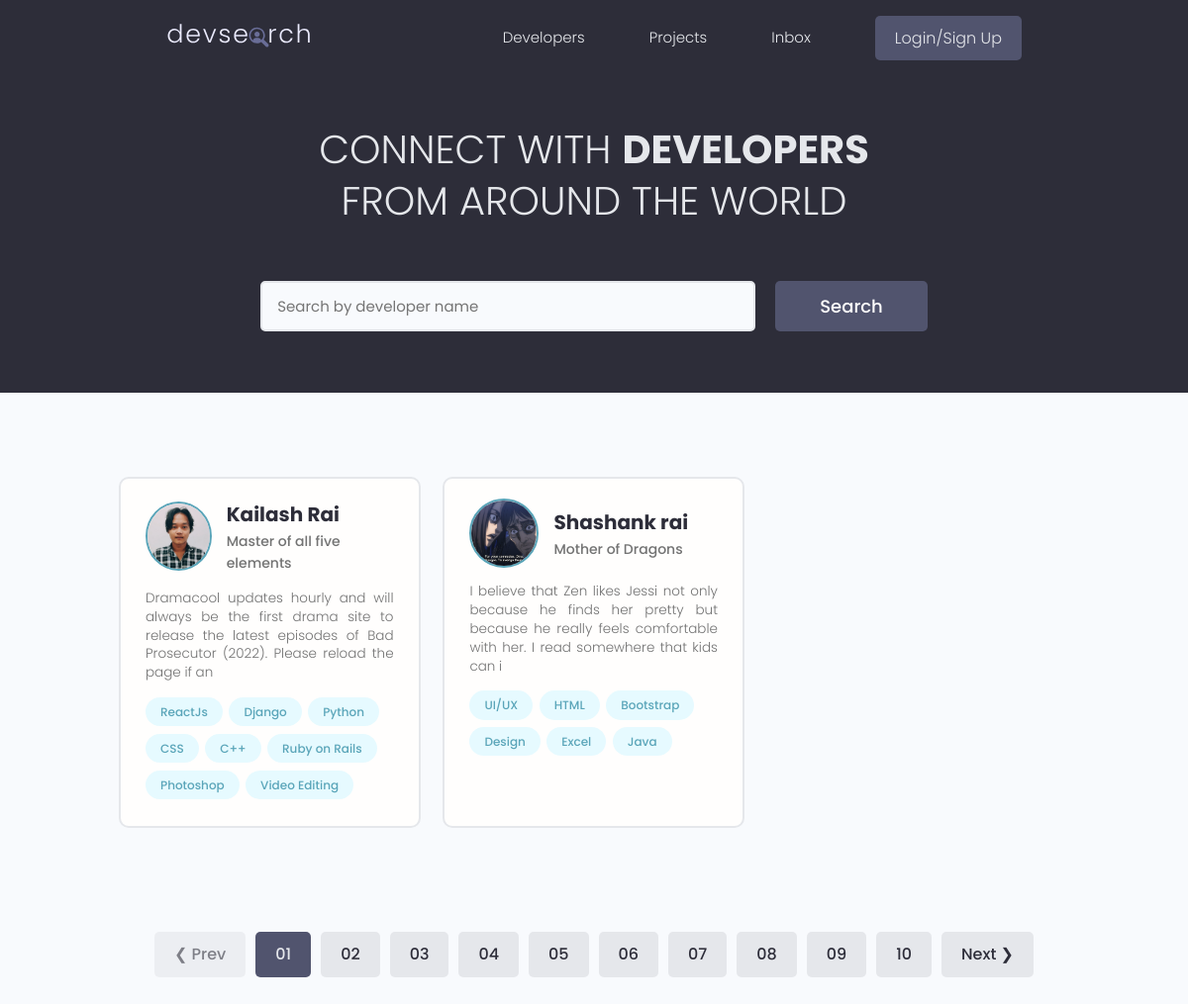
The app's page /, older data.
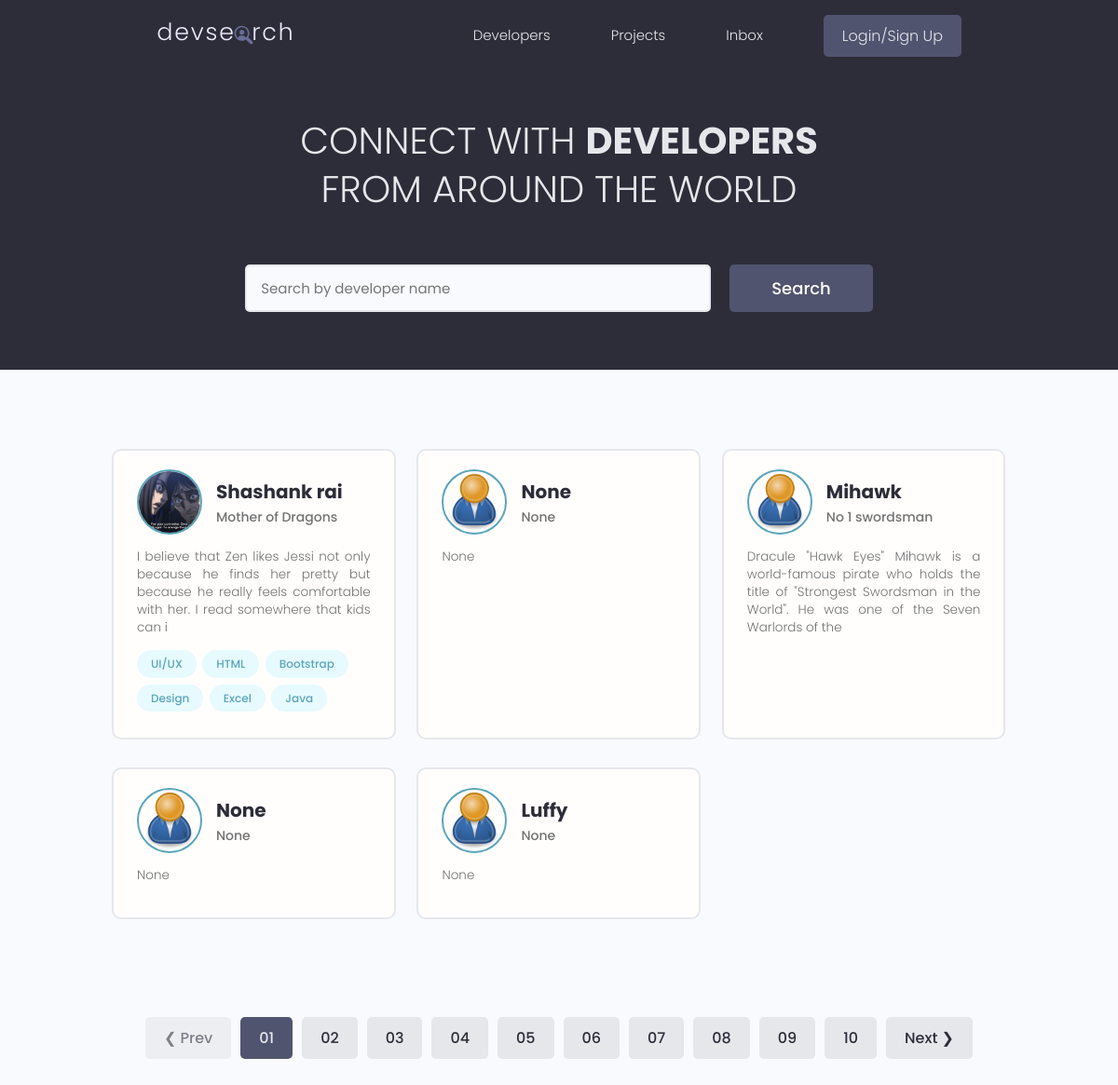
The same page, newer data.
### users/models.py (models this page shows)
class Profile(models.Model):
    user=models.OneToOneField(User,on_delete=models.CASCADE,null=True,blank=True)
    name=models.CharField(max_length=200,blank=True,null=True)
    user_name=models.CharField(max_length=200,blank=True,null=True)
    location=models.CharField(max_length=200,blank=True,null=True)
    email=models.EmailField(max_length=500,blank=True,null=True)
    short_intro=models.CharField(max_length=200,blank=True,null=True)
    bio=models.TextField(blank=True,null=True)
    profile_image=models.ImageField(blank=True,null=True,upload_to='profiles/',default='profiles/user-default.png')
    social_github=models.CharField(max_length=200,blank=True,null=True)
    social_twitter=models.CharField(max_length=200,blank=True,null=True)
    social_linkedin=models.CharField(max_length=200,blank=True,null=True)
    social_youtube=models.CharField(max_length=200,blank=True,null=True)
    social_website=models.CharField(max_length=200,blank=True,null=True)
    created=models.DateTimeField(auto_now_add=True)
    id=models.UUIDField(default=uuid.uuid4,unique=True,primary_key=True,editable=False)
    def __str__(self):
        return str(self.user_name)

class Skill(models.Model):
    owner=models.ForeignKey(Profile,null=True,blank=True,on_delete=models.CASCADE)
    name=models.CharField(max_length=200,blank=True,null=True)
    description=models.TextField(blank=True,null=True)
    created=models.DateTimeField(auto_now_add=True)
    id=models.UUIDField(default=uuid.uuid4,unique=True,primary_key=True,editable=False)
    def __str__(self):
        return str(self.name)

### users/views.py (the view)
# urls.py: path('',views.profiles,name='profiles'),
def profiles(request):
    all_profiles=Profile.objects.all()
    print(all_profiles)
    context={'profiles':all_profiles}
    return render(request,'users/profiles.html',context)

### users/templates/users/profiles.html (shortened to what this page needs)
{% extends 'main.html' %}
{% block content %}
  <main class="home">
    <section class="hero-section text-center">
      <div class="container container--narrow">
        <div class="hero-section__box">
          <h2>CONNECT WITH <span>DEVELOPERS</span></h2>
          <h2>FROM AROUND THE WORLD</h2>
        </div>
        <div class="hero-section__search">
          <form class="form" action="#" method="get">
            <div class="form__field">
              <input class="input input--text" id="formInput#search" type="text" name="text"
                placeholder="Search by developer name" />
            </div>
            <input class="btn btn--sub btn--lg" type="submit" value="Search" />
          </form>
        </div>
      </div>
    </section>
    <section class="devlist">
      <div class="container">
        <div class="grid grid--three">
        {% for profile in profiles %}
          <div class="column card">
            <div class="dev">
              <a href="{% url 'user_profile' profile.id %}" class="card__body">
                <div class="dev__profile">
                  <img class="avatar avatar--md" src={{profile.profile_image.url}} alt="image" />
                  <div class="dev__meta">
                    <h3>{{profile.name}}</h3>
                    <h5>{{profile.short_intro}}</h5>
                  </div>
                </div>
                <p class="dev__info">
                  {{profile.bio|slice:"150"}}
                </p>
                <div class="dev__skills">
                {% for skill in profile.skill_set.all %}
                  <span class="tag tag--pill tag--main">
                    <small>{{skill}}</small>
                  </span>
                {% endfor %}
                </div>
              </a>
            </div>
          </div>
          {% endfor %}
          </div>
          </div>
    </section>
    <div class="pagination">
      <ul class="container">
        <li><a href="#" class="btn btn--disabled">&#10094; Prev</a></li>
        <li><a href="#" class="btn btn--sub">01</a></li>
        <li><a href="#" class="btn">02</a></li>
        <li><a href="#" class="btn">03</a></li>
        <li><a href="#" class="btn">04</a></li>
        <li><a href="#" class="btn">05</a></li>
        <li><a href="#" class="btn">06</a></li>
        <li><a href="#" class="btn">07</a></li>
        <li><a href="#" class="btn">08</a></li>
        <li><a href="#" class="btn">09</a></li>
        <li><a href="#" class="btn">10</a></li>
        <li><a href="#" class="btn">Next &#10095;</a></li>
      </ul>
    </div>
  </main>
{% endblock content %}

Row changes from the older to the newer data that the page shows:
removed Profile: profile_image (picture), name "Kailash Rai", short_intro "Master of all five elements", bio "Dramacool updates hourly and will always be the first drama site to release the latest episodes of Bad Prosecutor (2022). Please reload the page if an"
removed Skill: name "ReactJs", shown under "Kailash Rai"
removed Skill: name "Django", shown under "Kailash Rai"
removed Skill: name "Python", shown under "Kailash Rai"
removed Skill: name "CSS", shown under "Kailash Rai"
removed Skill: name "C++", shown under "Kailash Rai"
removed Skill: name "Ruby on Rails", shown under "Kailash Rai"
removed Skill: name "Photoshop", shown under "Kailash Rai"
removed Skill: name "Video Editing", shown under "Kailash Rai"
added Profile: profile_image (placeholder picture), name "None", short_intro "None", bio "None"
added Profile: profile_image (placeholder picture), name "Mihawk", short_intro "No 1 swordsman", bio "Dracule \"Hawk Eyes\" Mihawk is a world-famous pirate who holds the title of \"Strongest Swordsman in the World\". He was one of the Seven Warlords of the"
added Profile: profile_image (placeholder picture), name "None", short_intro "None", bio "None"
added Profile: profile_image (placeholder picture), name "Luffy", short_intro "None", bio "None"
